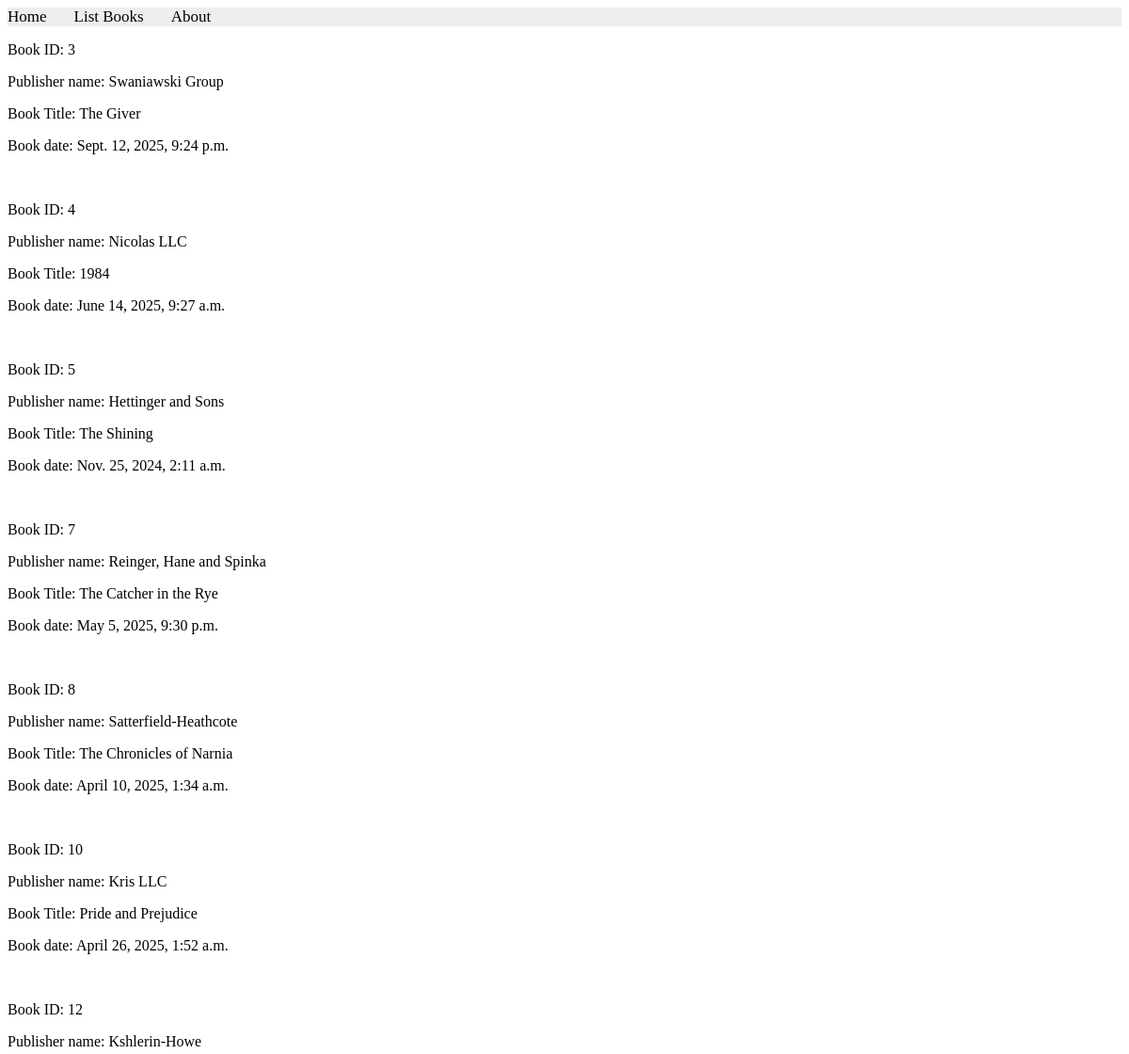
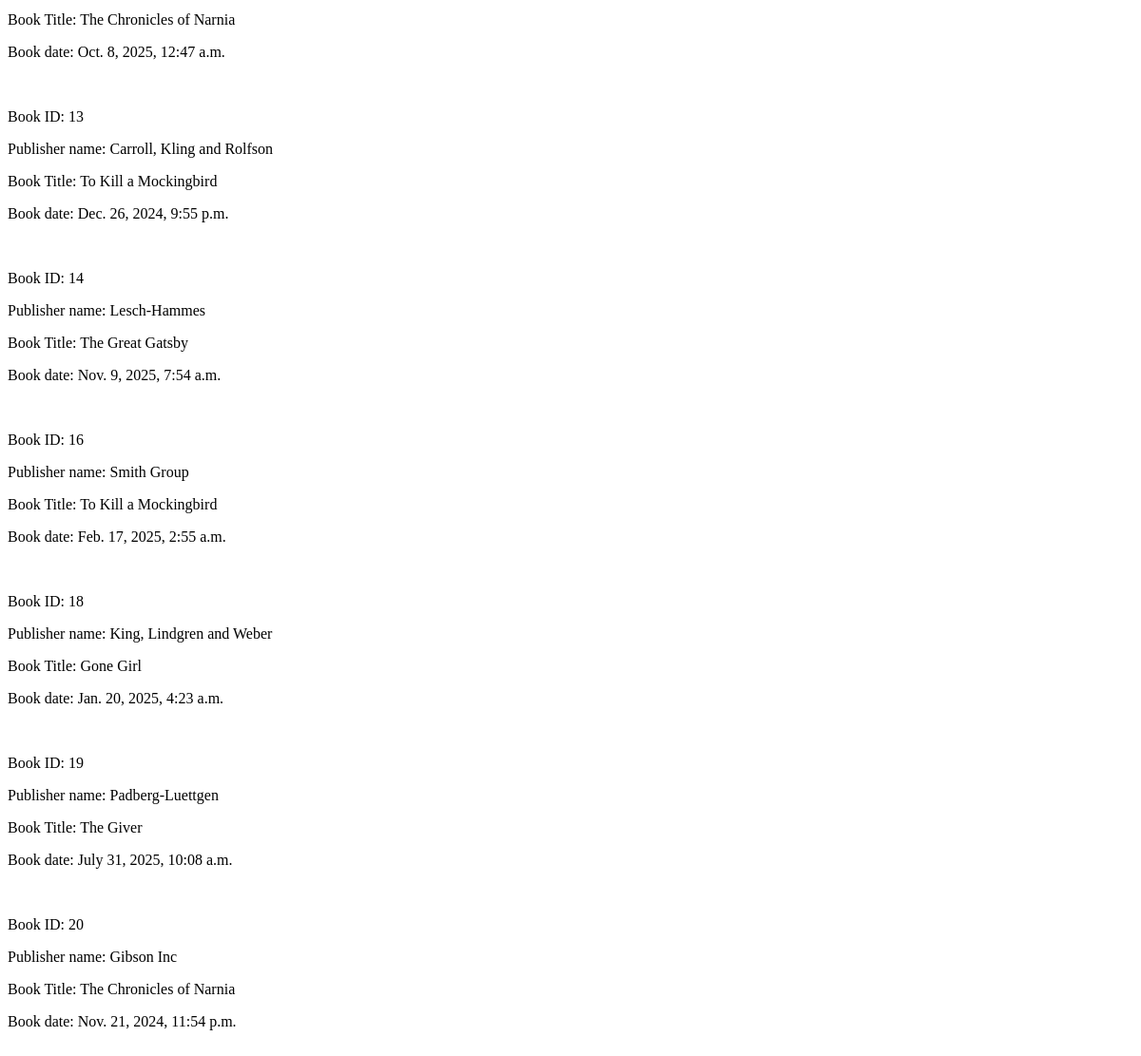
Page /books/lab9/task3/ on the committed database (2 pictures, top to bottom).
### apps/bookmodule/models.py (models this page shows)
class Book(models.Model):
    title = models.CharField(max_length= 100)
    price = models.FloatField(default=0.0)
    quantity = models.IntegerField(default=1)
    pubdate = models.DateTimeField()
    rating = models.SmallIntegerField(default = 1)
    publisher = models.ForeignKey(Publisher, null=True, on_delete=models.SET_NULL)
    authors = models.ManyToManyField(Author)

class Publisher(models.Model):
    name = models.CharField(max_length=200)
    location = models.CharField(max_length=300)

### apps/bookmodule/views.py (the view)
# urls.py: path('lab9/task3/', views.l9t3, name="books.l9t3"),
def l9t3(request):
    min_date_subquery = Book.objects.filter(
        publisher=OuterRef('publisher')
    ).values('publisher').annotate(
        min_pubdate=Min('pubdate')
    ).values('min_pubdate')[:1] # Select only the value of the minimum date
    oldest_books_per_publisher = Book.objects.filter(
        pubdate=Subquery(min_date_subquery)
    ).select_related('publisher')
    return render(request, 'bookmodule/task3.html', {'objs': oldest_books_per_publisher})

### apps/templates/bookmodule/task3.html (shortened to what this page needs)
{% extends "layouts/base.html" %}
{% load static %}
{% block content %}
{% for obj in objs %}
  <p>Book ID: {{ obj.id }}</p>
  <p>Publisher name: {{ obj.publisher.name }}</p>
  <p>Book Title: {{ obj.title }}</p>
  <p>Book date: {{ obj.pubdate }}</p>
  <br>
{% endfor %}
{% endblock content %}

### rows in the picture
Book: id "3", publisher.name "Swaniawski Group", title "The Giver", pubdate "Sept. 12, 2025, 9:24 p.m."
Book: id "4", publisher.name "Nicolas LLC", title "1984", pubdate "June 14, 2025, 9:27 a.m."
Book: id "5", publisher.name "Hettinger and Sons", title "The Shining", pubdate "Nov. 25, 2024, 2:11 a.m."
Book: id "7", publisher.name "Reinger, Hane and Spinka", title "The Catcher in the Rye", pubdate "May 5, 2025, 9:30 p.m."
Book: id "8", publisher.name "Satterfield-Heathcote", title "The Chronicles of Narnia", pubdate "April 10, 2025, 1:34 a.m."
Book: id "10", publisher.name "Kris LLC", title "Pride and Prejudice", pubdate "April 26, 2025, 1:52 a.m."
Book: id "12", publisher.name "Kshlerin-Howe", title "The Chronicles of Narnia", pubdate "Oct. 8, 2025, 12:47 a.m."
Book: id "13", publisher.name "Carroll, Kling and Rolfson", title "To Kill a Mockingbird", pubdate "Dec. 26, 2024, 9:55 p.m."
Book: id "14", publisher.name "Lesch-Hammes", title "The Great Gatsby", pubdate "Nov. 9, 2025, 7:54 a.m."
Book: id "16", publisher.name "Smith Group", title "To Kill a Mockingbird", pubdate "Feb. 17, 2025, 2:55 a.m."
Book: id "18", publisher.name "King, Lindgren and Weber", title "Gone Girl", pubdate "Jan. 20, 2025, 4:23 a.m."
Book: id "19", publisher.name "Padberg-Luettgen", title "The Giver", pubdate "July 31, 2025, 10:08 a.m."
Book: id "20", publisher.name "Gibson Inc", title "The Chronicles of Narnia", pubdate "Nov. 21, 2024, 11:54 p.m."
